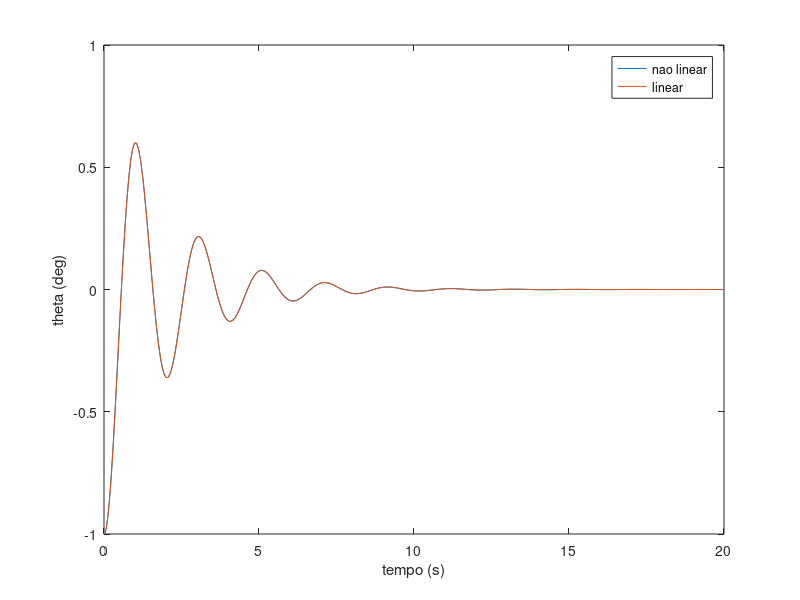

Source code (MATLAB):
% linearizacao numerica do pendulo


% definindo dinamica para ser simulada:
g = 9.8;
l = 1;
b = 1;
m = 1;

theta_eq_deg = 0;
theta_eq = deg2rad(theta_eq_deg);

u_eq = m*g*l*sin(theta_eq);

delta_X0 = [deg2rad(-1); 0];
delta_u = 0;
u = u_eq + delta_u;
% X = [theta; thetadot]
dinamica = @(t,X) [X(2);
                    -g/l*sin(X(1))-b/(m*l^2) * X(2) + 1/(m*l^2) * u];

A = [0, 1;
    -g/l*cos(theta_eq), -b/(m*l^2)]; damp(A)
B = [0;
    1/(m*l^2)];
dinamica_linear = @(t, delta_X) A * delta_X + B*delta_u; 


% integracao usando ode45
X0 = [theta_eq; 0] + delta_X0; %theta0;thetadot0;
[Tvec Xmatriz] = ode45(dinamica, [0 20], X0);

% integracao da equacao linearizada
[Tvec_lin Xmatriz_lin] = ode45(dinamica_linear, [0 20], delta_X0);

figure;
plot(Tvec,rad2deg(Xmatriz(:,1))); hold all;
plot(Tvec_lin, rad2deg(Xmatriz_lin(:,1)) + theta_eq_deg)
xlabel('tempo (s)');
ylabel('theta (deg)');
legend('nao linear', 'linear')
